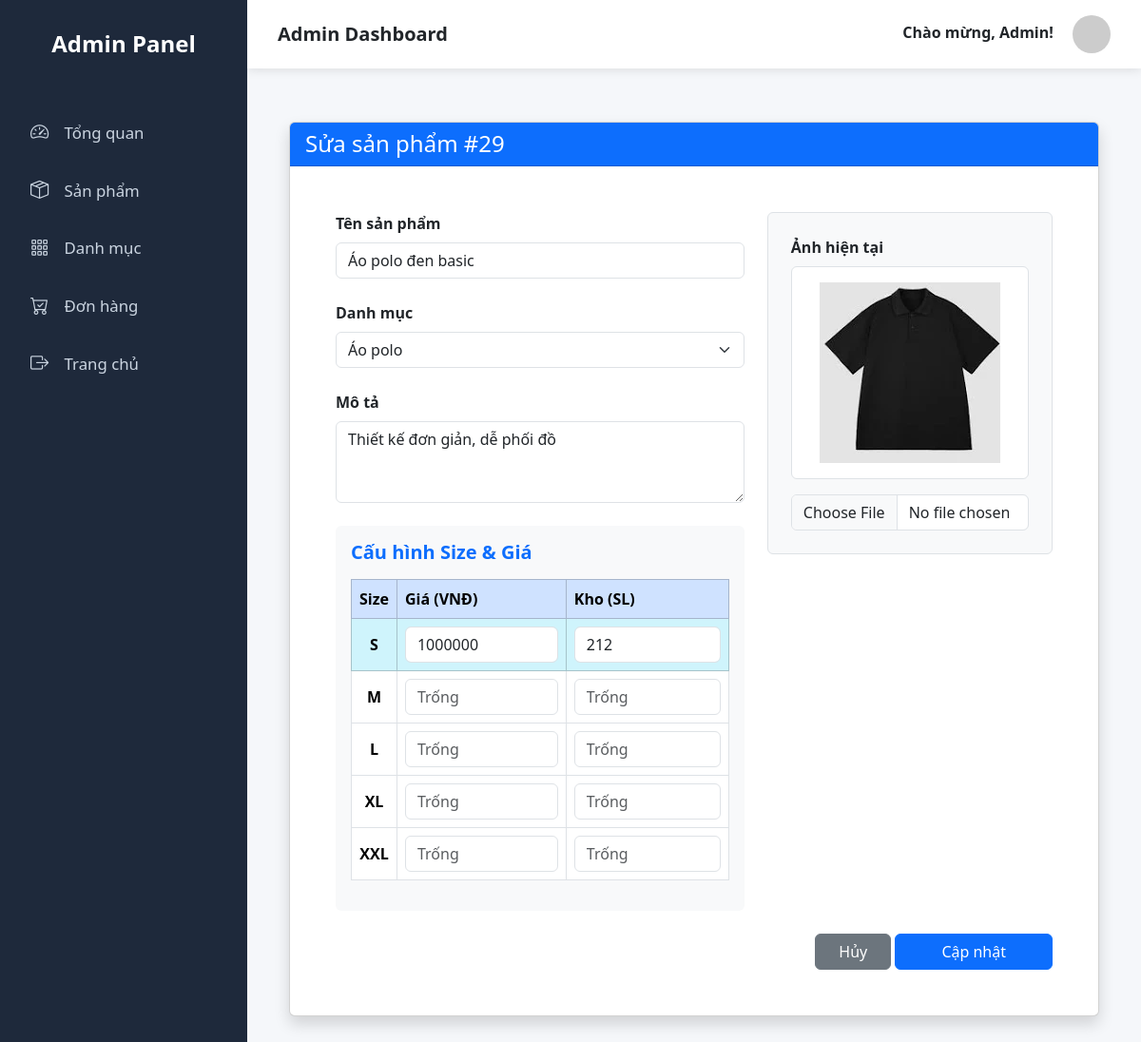
Page /admin.php?ctrl=admin&act=edit&id=29 (signed in) on the committed database.
### tables this page shows
CREATE TABLE `products` (
  `id` int NOT NULL,
  `name` varchar(255) NOT NULL,
  `category_slug` varchar(100) NOT NULL,
  `description` varchar(255) NOT NULL,
  `image` varchar(255) NOT NULL,
  `category_id` int NOT NULL,
  `status` tinyint NOT NULL DEFAULT '1',
  `sold` int NOT NULL,
  `created_at` timestamp NOT NULL,
  `quantity` int NOT NULL
);

CREATE TABLE `category` (
  `id` int NOT NULL,
  `name` varchar(255) NOT NULL,
  `image` varchar(255) NOT NULL,
  `parent_id` int NOT NULL,
  `status` enum('0','1') NOT NULL DEFAULT '1'
);

CREATE TABLE `product_variants` (
  `id` int NOT NULL,
  `product_id` int NOT NULL,
  `size` varchar(10) NOT NULL,
  `price` int NOT NULL,
  `stock` int NOT NULL DEFAULT '100'
);

### Controllers/AdminController.php (called while the page is built, shortened)
<?php
include_once 'admin.php';
include_once './Models/Database.php';
include_once "./Models/Admin.php";
include_once './Models/Category.php';
class AdminController {
    function edit($id) {
        $productModel = new Admin();
        $categoryModel = new Category();
        $product = $productModel->getById($id);
        $categories = $categoryModel->getAll();
        $variants = $productModel->query("SELECT * FROM product_variants WHERE product_id = ?", [$id]);
        include './Views/admin/admin_edit.php';
    }
}
?>

### Models/Database.php (called while the page is built, shortened)
<?php
class Database
{
  private $servername = "localhost";
  private $username = "root";
  private $password = "";
  private $dbname = "duan1";
  private $conn;
  function __construct()
  {
    try {
      $this->conn = new PDO("mysql:host=$this->servername;dbname=$this->dbname", $this->username, $this->password);
      $this->conn->setAttribute(PDO::ATTR_ERRMODE, PDO::ERRMODE_EXCEPTION);
    } catch (PDOException $e) {
      echo "Connection failed: " . $e->getMessage();
    }
  }
  private function normalizeParams($args) {
      if (count($args) === 1 && is_array($args[0])) {
          return $args[0];
      }
      return $args;
  }
  function query($sql, ...$args)
  {
    try {
      $stmt = $this->conn->prepare($sql);
      $params = $this->normalizeParams($args);
      $stmt->execute($params);
      $stmt->setFetchMode(PDO::FETCH_ASSOC);
      return $stmt->fetchAll();
    } catch (PDOException $e) {
      echo "Error SQL: " . $e->getMessage();
      return [];
    }
  }
  function queryOne($sql, ...$args)
  {
    try {
      $stmt = $this->conn->prepare($sql);
      $params = $this->normalizeParams($args);
      $stmt->execute($params);
      $stmt->setFetchMode(PDO::FETCH_ASSOC);
      return $stmt->fetch();
    } catch (PDOException $e) {
      echo "Error: " . $e->getMessage();
    }
  }
  function __destruct()
  {
    $this->conn = null;
  }
}

### Models/Admin.php (called while the page is built, shortened)
<?php
include_once "./Models/Database.php";
class Admin
{
    private $db;
    function __construct() {
        $this->db = new Database();
    }
    function getById($id) {
        return $this->db->queryOne("SELECT * FROM products WHERE id = ?", [$id]);
    }
    function query($sql, ...$params) {
        if (isset($params[0]) && is_array($params[0])) {
            $params = $params[0];
        }
        return $this->db->query($sql, $params);
    }
}
?>

### Models/Category.php (called while the page is built, shortened)
<?php
include_once "./Models/Database.php";
class Category
{
  private $db;
  function __construct()
  {
    $this->db = new Database();
  }
  public function getAll()
{
    $sql = "SELECT
                c.*,
                COALESCE(p.product_count, 0) AS product_count
            FROM category c
            LEFT JOIN (
                SELECT category_id, COUNT(*) AS product_count
                FROM products
                GROUP BY category_id
            ) p ON c.id = p.category_id
            ORDER BY c.id ASC";
    return $this->db->query($sql);
}
}

### Views/admin/admin_edit.php (the view)
<?php include_once "./Views/admin/layout_sidebar_admin.php" ?>
<div class="page-body">
    <div class="container-fluid py-4">
        <div class="card shadow">
            <div class="card-header bg-primary text-white">
                <h4 class="mb-0">Sửa sản phẩm #<?=$product['id']?></h4>
            </div>
            <div class="card-body p-5">
                <form method="POST" enctype="multipart/form-data">
                    <div class="row g-4">
                        <div class="col-lg-7">
                            <div class="mb-4">
                                <label class="form-label fw-bold">Tên sản phẩm</label>
                                <input type="text" name="name" class="form-control" value="<?=htmlspecialchars($product['name'])?>" required>
                            </div>
                            <div class="mb-4">
                                <label class="form-label fw-bold">Danh mục</label>
                                <select name="category_id" class="form-select" required>
                                    <?php foreach($categories as $c): ?>
                                        <option value="<?=$c['id']?>" <?=($c['id']==$product['category_id'])?'selected':''?>>
                                            <?=$c['name']?>
                                        </option>
                                    <?php endforeach; ?>
                                </select>
                            </div>
                            <div class="mb-4">
                                <label class="form-label fw-bold">Mô tả</label>
                                <textarea name="description" class="form-control" rows="3"><?=htmlspecialchars($product['description']??'')?></textarea>
                            </div>
                            <div class="card bg-light border-0">
                                <div class="card-body">
                                    <h5 class="card-title fw-bold text-primary">Cấu hình Size & Giá</h5>
                                    <table class="table table-bordered bg-white mt-3 align-middle">
                                        <thead class="table-primary">
                                            <tr>
                                                <th class="text-center">Size</th>
                                                <th>Giá (VNĐ)</th>
                                                <th>Kho (SL)</th>
                                            </tr>
                                        </thead>
                                        <tbody>
                                            <?php
                                            $sizes = ['S', 'M', 'L', 'XL', 'XXL'];
                                            $map = [];
                                            if (!empty($variants)) { foreach($variants as $v) { $map[$v['size']] = $v; } }
                                            foreach($sizes as $size):
                                                $hasData = isset($map[$size]);
                                                $val_price = ($hasData && $map[$size]['price'] > 0) ? $map[$size]['price'] : '';
                                                $val_stock = ($hasData && $map[$size]['stock'] > 0) ? $map[$size]['stock'] : '';
                                                $rowClass = $hasData ? 'table-info' : '';
                                            ?>
                                            <tr class="<?=$rowClass?>">
                                                <td class="text-center fw-bold"><?=$size?></td>
                                                <td><input type="number" name="variants[<?=$size?>][price]" class="form-control" value="<?=$val_price?>" placeholder="Trống" min="0"></td>
                                                <td><input type="number" name="variants[<?=$size?>][stock]" class="form-control" value="<?=$val_stock?>" placeholder="Trống" min="0"></td>
                                            </tr>
                                            <?php endforeach; ?>
                                        </tbody>
                                    </table>
                                </div>
                            </div>
                        </div>
                        <div class="col-lg-5">
                            <div class="border rounded p-4 bg-light">
                                <label class="form-label fw-bold">Ảnh hiện tại</label>
                                <div class="text-center mb-3 p-3 bg-white border rounded">
                                    <?php
                                        $dbVal = $product['image'];
                                        $imgUrl = "./Public/image/no-image.jpg";
                                        if (!empty($dbVal) && file_exists("./Public/image/" . basename($dbVal))) {
                                            $imgUrl = "./Public/image/" . basename($dbVal);
                                        } elseif (!empty($dbVal) && file_exists("./Public/" . basename($dbVal))) {
                                            $imgUrl = "./Public/" . basename($dbVal);
                                        }
                                    ?>
                                    <img src="<?=$imgUrl?>" class="img-fluid" style="max-height: 250px; object-fit: contain;">
                                </div>
                                <input type="file" name="image" class="form-control" accept="image/*">
                            </div>
                        </div>
                    </div>
                    <div class="text-end mt-4">
                        <a href="admin.php?ctrl=admin&act=product" class="btn btn-secondary px-4">Hủy</a>
                        <button type="submit" class="btn btn-primary px-5">Cập nhật</button>
                    </div>
                </form>
            </div>
        </div>
    </div>
</div>

### Views/admin/layout_sidebar_admin.php (style rules this page uses)
:root { --sidebar-w: 260px; }
* { box-sizing: border-box; margin:0; padding:0; }
body { font-family: 'Segoe UI', Tahoma, Geneva, Verdana, sans-serif; background: #f5f7fa; min-height: 100vh; display: flex; }
.page-body { padding: 2rem; flex: 1; }

### rows in the picture
products: id "29", name "Áo polo đen basic", category_id "Áo polo", description "Thiết kế đơn giản, dễ phối đồ", image (picture)
product_variants: price "1000000", stock "212"

### other values in the picture
$size "S"
$size "M"
$size "L"
$size "XL"
$size "XXL"
